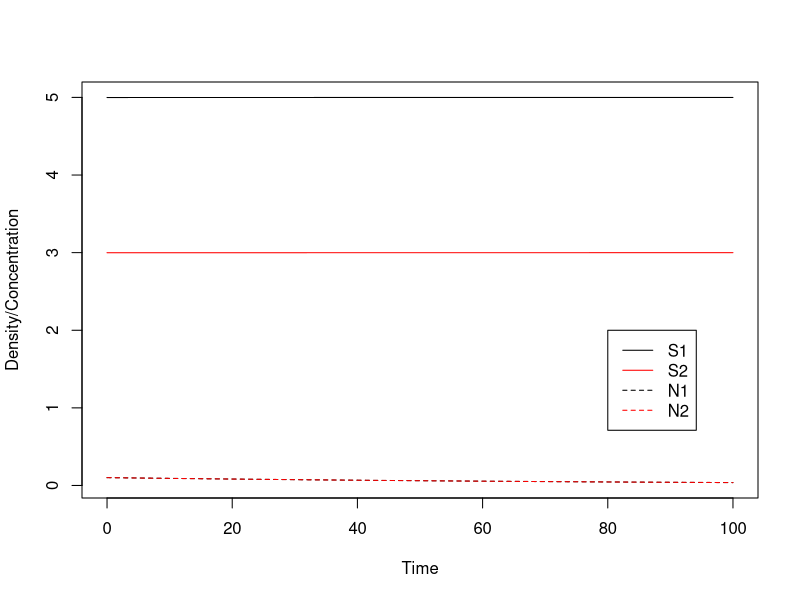

Generate this figure with R:

rm(list=ls())
graphics.off()

##assign values to parameters, species 1 and species 2 
N0<-c(0.1,0.1)
S0<-c(5,3)
d<-0.01
kcat<-matrix(c(0.1,0.1,0.1,0.1),nrow=2) # the amount of substrate that a unit amount of enzyme can metabolise per unit time
Km<-matrix(c(0.5,0.5,0.5,0.5),nrow=2) #the Michaelis constant - concentration at which the reaction rate is 1/2 its maximum
c.conv<-matrix(c(1,1,1,1),nrow=2) #the conversion rate from substrate metabolised to density increase
pH0 <- 7
pH_optima <- matrix(c(6, 6, 8, 8), nrow=2)
S_max <- c(6, 8)
##set up so can have different parameter for each species X substrate
##column = species, row = substrate
E<-matrix(c(1,0,0,1),nrow=2,ncol=2) ##the amount of enzyme per cell

##choose time steps and total time
time.step<-0.1
times<-seq(0,100,time.step)

##set initial values of state variables
S<-S0
N<-N0
pH <- pH0

##store results
results<-matrix(NA,nrow=length(times)+1,ncol=6)

	##store time 0 values
	results[1,1]<-0 # Timestep counter
	results[1,2:3]<-S #Columns 2 and 3
	results[1,4:5]<-N #Columns 4 and 5
	results[1, 6] <- pH
	
E_adjust <- function(pH, pH_opt, c) {
  scale <- exp(-((pH - pH_opt)^2)/((2*c)^2))
  
  return(scale)
}

pH_adjust <- function(S1, S2, pH){
  S1_conc <- S1/(S2+S1)
  S2_conc <- S2/(S1+S2)
  
  S1_scale <- (exp(-(S_max[1] - S1))) # reduces pH
  S2_scale <- (exp(S_max[2] - S2)) # increases pH
  
  S1_scale_factor <- S1_scale * S1_conc
  S2_scale_factor <- S2_scale * S2_conc
  
  new_pH <- pH * S1_scale_factor * S2_scale_factor
  
  return(new_pH)
}


##loop through the times
for (i in (1:length(times))) {
  
  # Adjust E's based on pH
  E[1,1] <- E_adjust(pH, pH_optima[1,1], 1)
  E[1,2] <- E_adjust(pH, pH_optima[1,2], 1)
  E[2,1] <- E_adjust(pH, pH_optima[2,1], 1)
  E[2,2] <- E_adjust(pH, pH_optima[2,2], 1)
  
	
	##assign new values - now S1 might be used by both species, each species might grow on both substrates
	S[1] <- S[1]-(kcat[1,1]*E[1,1]*S[1]/(Km[1,1]+S[1]))*N[1]*time.step-(kcat[1,2]*E[1,2]*S[1]/(Km[1,2]+S[1]))*N[2]*time.step-d*S[1]*time.step+d*S0[1]*time.step
	S[2] <- S[2]-(kcat[2,1]*E[2,1]*S[2]/(Km[2,1]+S[2]))*N[1]*time.step-(kcat[2,2]*E[2,2]*S[2]/(Km[2,2]+S[2]))*N[2]*time.step-d*S[2]*time.step+d*S0[2]*time.step
	N[1] <- N[1]+(c.conv[1,1]*(kcat[1,1]*E[1,1]*S[1]/(Km[1,1]+S[1]))*N[1]*time.step)+(c.conv[2,1]*(kcat[2,1]*E[2,1]*S[2]/(Km[2,1]+S[2]))*N[1]*time.step)-d*N[1]*time.step
	N[2] <- N[2]+(c.conv[1,2]*(kcat[1,2]*E[1,2]*S[1]/(Km[1,2]+S[1]))*N[2]*time.step)+(c.conv[2,2]*(kcat[2,2]*E[2,2]*S[2]/(Km[2,2]+S[2]))*N[2]*time.step)-d*N[2]*time.step

	pH <- pH_adjust(S[1], S[2], pH)
	
	results[i+1,1]<-times[i]
	results[i+1,2:3]<-S
	results[i+1,4:5]<-N
	results[i+1, 6] <- pH
	
}

##plot the results
##a) Densities
matplot(results[,1], results[,2:5], type="l", xlab="Time", 
        ylab="Density/Concentration",col=c("black","red","black","red"),
        lty=c(1,1,2,2))
legend(x=80,y=2,legend=c("S1","S2","N1","N2"), col=c("black","red","black","red"),lty=c(1,1,2,2))
